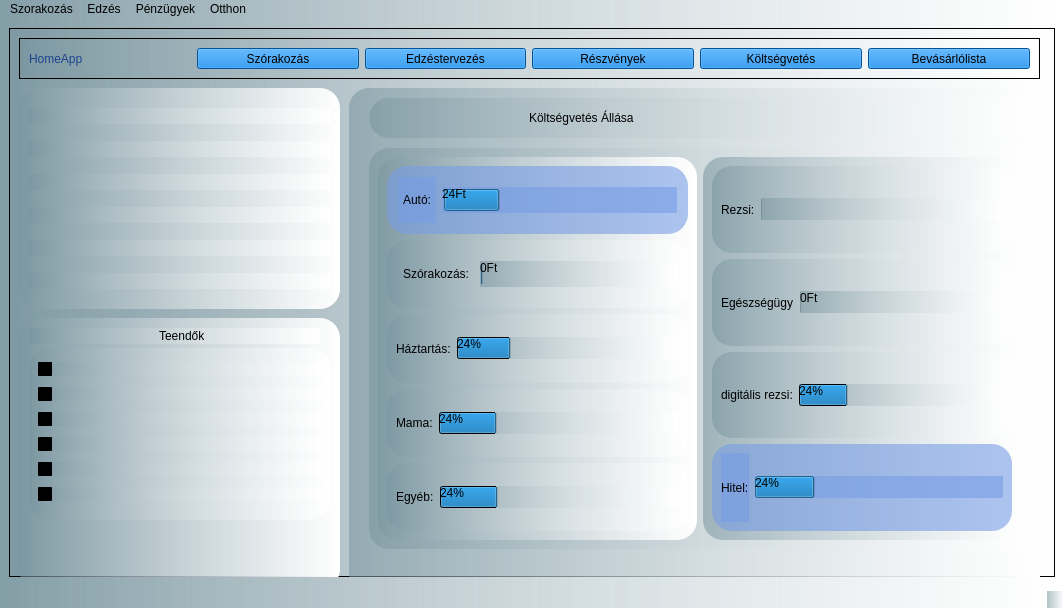
<?xml version="1.0" encoding="UTF-8"?>
<ui version="4.0">
 <class>HomeAppWidget</class>
 <widget class="QMainWindow" name="HomeAppWidget">
  <property name="geometry">
   <rect>
    <x>0</x>
    <y>0</y>
    <width>1064</width>
    <height>608</height>
   </rect>
  </property>
  <property name="windowTitle">
   <string>HomeAppWidget</string>
  </property>
  <property name="styleSheet">
   <string notr="true">background-color: qlineargradient(spread:pad, x1:0, y1:0, x2:1, y2:0, stop:0 rgba(121, 149, 159, 145), stop:1 rgba(255, 255, 255, 255));

color:#000000;

font: 400 13pt &quot;Arial&quot;;
</string>
  </property>
  <widget class="QWidget" name="centralwidget">
   <property name="styleSheet">
    <string notr="true">QLabel {
color:#000000;
background: none

}
Qprogressbar {
color:#000000;



}
</string>
   </property>
   <layout class="QVBoxLayout" name="verticalLayout_3">
    <item>
     <widget class="QFrame" name="frame">
      <property name="frameShape">
       <enum>QFrame::StyledPanel</enum>
      </property>
      <property name="frameShadow">
       <enum>QFrame::Raised</enum>
      </property>
      <widget class="QFrame" name="frame_2">
       <property name="geometry">
        <rect>
         <x>10</x>
         <y>10</y>
         <width>1021</width>
         <height>41</height>
        </rect>
       </property>
       <property name="styleSheet">
        <string notr="true">QPushButton {
background-color:#0275d8;
color: #000000;

}</string>
       </property>
       <property name="frameShape">
        <enum>QFrame::StyledPanel</enum>
       </property>
       <property name="frameShadow">
        <enum>QFrame::Raised</enum>
       </property>
       <layout class="QHBoxLayout" name="horizontalLayout">
        <item>
         <widget class="QLabel" name="label">
          <property name="styleSheet">
           <string notr="true">color: #1C448E</string>
          </property>
          <property name="text">
           <string>HomeApp</string>
          </property>
         </widget>
        </item>
        <item>
         <widget class="QPushButton" name="szorakozasButton">
          <property name="styleSheet">
           <string notr="true">
background-color:#0275d8;
color: #000000;


</string>
          </property>
          <property name="text">
           <string>Szórakozás</string>
          </property>
         </widget>
        </item>
        <item>
         <widget class="QPushButton" name="edzestervezesButton">
          <property name="styleSheet">
           <string notr="true"/>
          </property>
          <property name="text">
           <string>Edzéstervezés</string>
          </property>
         </widget>
        </item>
        <item>
         <widget class="QPushButton" name="reszvenyekButton">
          <property name="styleSheet">
           <string notr="true"/>
          </property>
          <property name="text">
           <string>Részvények</string>
          </property>
         </widget>
        </item>
        <item>
         <widget class="QPushButton" name="koltsegvetesButton">
          <property name="styleSheet">
           <string notr="true"/>
          </property>
          <property name="text">
           <string>Költségvetés</string>
          </property>
         </widget>
        </item>
        <item>
         <widget class="QPushButton" name="bevasarlolistaButton">
          <property name="styleSheet">
           <string notr="true"/>
          </property>
          <property name="text">
           <string>Bevásárlólista</string>
          </property>
         </widget>
        </item>
       </layout>
      </widget>
      <widget class="QFrame" name="frame_3">
       <property name="geometry">
        <rect>
         <x>10</x>
         <y>60</y>
         <width>321</width>
         <height>221</height>
        </rect>
       </property>
       <property name="styleSheet">
        <string notr="true">border-radius: 20px
</string>
       </property>
       <property name="frameShape">
        <enum>QFrame::StyledPanel</enum>
       </property>
       <property name="frameShadow">
        <enum>QFrame::Raised</enum>
       </property>
       <layout class="QVBoxLayout" name="verticalLayout">
        <item>
         <widget class="QLineEdit" name="gyakorlat_1_LineEdit"/>
        </item>
        <item>
         <widget class="QLineEdit" name="gyakorlat_2_lineEdit"/>
        </item>
        <item>
         <widget class="QLineEdit" name="lineEdit_3"/>
        </item>
        <item>
         <widget class="QLineEdit" name="lineEdit_4"/>
        </item>
        <item>
         <widget class="QLineEdit" name="lineEdit_6"/>
        </item>
        <item>
         <widget class="QLineEdit" name="lineEdit_5"/>
        </item>
       </layout>
      </widget>
      <widget class="QFrame" name="frame_4">
       <property name="geometry">
        <rect>
         <x>10</x>
         <y>290</y>
         <width>321</width>
         <height>271</height>
        </rect>
       </property>
       <property name="styleSheet">
        <string notr="true">border-radius: 20px</string>
       </property>
       <property name="frameShape">
        <enum>QFrame::StyledPanel</enum>
       </property>
       <property name="frameShadow">
        <enum>QFrame::Raised</enum>
       </property>
       <widget class="QFrame" name="frame_6">
        <property name="geometry">
         <rect>
          <x>10</x>
          <y>10</y>
          <width>291</width>
          <height>16</height>
         </rect>
        </property>
        <property name="frameShape">
         <enum>QFrame::StyledPanel</enum>
        </property>
        <property name="frameShadow">
         <enum>QFrame::Raised</enum>
        </property>
        <widget class="QLabel" name="label_2">
         <property name="geometry">
          <rect>
           <x>130</x>
           <y>0</y>
           <width>58</width>
           <height>16</height>
          </rect>
         </property>
         <property name="styleSheet">
          <string notr="true">color:#000000;
background: none
</string>
         </property>
         <property name="text">
          <string>Teendők</string>
         </property>
        </widget>
       </widget>
       <widget class="QFrame" name="frame_7">
        <property name="geometry">
         <rect>
          <x>10</x>
          <y>30</y>
          <width>301</width>
          <height>172</height>
         </rect>
        </property>
        <property name="frameShape">
         <enum>QFrame::StyledPanel</enum>
        </property>
        <property name="frameShadow">
         <enum>QFrame::Raised</enum>
        </property>
        <layout class="QVBoxLayout" name="verticalLayout_2">
         <item>
          <widget class="QCheckBox" name="checkBox">
           <property name="text">
            <string/>
           </property>
          </widget>
         </item>
         <item>
          <widget class="QCheckBox" name="checkBox_2">
           <property name="text">
            <string/>
           </property>
          </widget>
         </item>
         <item>
          <widget class="QCheckBox" name="checkBox_3">
           <property name="text">
            <string/>
           </property>
          </widget>
         </item>
         <item>
          <widget class="QCheckBox" name="checkBox_4">
           <property name="text">
            <string/>
           </property>
          </widget>
         </item>
         <item>
          <widget class="QCheckBox" name="checkBox_5">
           <property name="text">
            <string/>
           </property>
          </widget>
         </item>
         <item>
          <widget class="QCheckBox" name="checkBox_6">
           <property name="text">
            <string/>
           </property>
          </widget>
         </item>
        </layout>
       </widget>
      </widget>
      <widget class="QFrame" name="frame_5">
       <property name="geometry">
        <rect>
         <x>340</x>
         <y>60</y>
         <width>691</width>
         <height>571</height>
        </rect>
       </property>
       <property name="styleSheet">
        <string notr="true">border-radius: 20px</string>
       </property>
       <property name="frameShape">
        <enum>QFrame::StyledPanel</enum>
       </property>
       <property name="frameShadow">
        <enum>QFrame::Raised</enum>
       </property>
       <widget class="QFrame" name="frame_8">
        <property name="geometry">
         <rect>
          <x>20</x>
          <y>10</y>
          <width>661</width>
          <height>40</height>
         </rect>
        </property>
        <property name="frameShape">
         <enum>QFrame::StyledPanel</enum>
        </property>
        <property name="frameShadow">
         <enum>QFrame::Raised</enum>
        </property>
        <widget class="QLabel" name="label_3">
         <property name="geometry">
          <rect>
           <x>160</x>
           <y>10</y>
           <width>117</width>
           <height>20</height>
          </rect>
         </property>
         <property name="styleSheet">
          <string notr="true">background: none;
color:#000000
</string>
         </property>
         <property name="text">
          <string>Költségvetés Állása</string>
         </property>
        </widget>
       </widget>
       <widget class="QFrame" name="koltsegvetes_kimutatas">
        <property name="geometry">
         <rect>
          <x>20</x>
          <y>60</y>
          <width>661</width>
          <height>401</height>
         </rect>
        </property>
        <property name="styleSheet">
         <string notr="true">Qframe.TextLabel {
color:#000000;
background: none
}</string>
        </property>
        <property name="frameShape">
         <enum>QFrame::StyledPanel</enum>
        </property>
        <property name="frameShadow">
         <enum>QFrame::Raised</enum>
        </property>
        <layout class="QHBoxLayout" name="horizontalLayout_11">
         <item>
          <widget class="QFrame" name="right_koltsegvetes_frame">
           <property name="frameShape">
            <enum>QFrame::StyledPanel</enum>
           </property>
           <property name="frameShadow">
            <enum>QFrame::Raised</enum>
           </property>
           <layout class="QVBoxLayout" name="verticalLayout_4">
            <item>
             <widget class="QFrame" name="auto_frame">
              <property name="styleSheet">
               <string notr="true">padding: 2px;
background-color: rgba(119, 157, 228, 0.6)</string>
              </property>
              <property name="frameShape">
               <enum>QFrame::StyledPanel</enum>
              </property>
              <property name="frameShadow">
               <enum>QFrame::Raised</enum>
              </property>
              <layout class="QHBoxLayout" name="horizontalLayout_2">
               <item>
                <widget class="QLabel" name="label_4">
                 <property name="text">
                  <string>Autó:</string>
                 </property>
                </widget>
               </item>
               <item>
                <widget class="QProgressBar" name="progressBar">
                 <property name="palette">
                  <palette>
                   <active>
                    <colorrole role="WindowText">
                     <brush brushstyle="SolidPattern">
                      <color alpha="255">
                       <red>0</red>
                       <green>0</green>
                       <blue>0</blue>
                      </color>
                     </brush>
                    </colorrole>
                    <colorrole role="Button">
                     <brush brushstyle="SolidPattern">
                      <color alpha="153">
                       <red>119</red>
                       <green>157</green>
                       <blue>228</blue>
                      </color>
                     </brush>
                    </colorrole>
                    <colorrole role="Text">
                     <brush brushstyle="SolidPattern">
                      <color alpha="255">
                       <red>0</red>
                       <green>0</green>
                       <blue>0</blue>
                      </color>
                     </brush>
                    </colorrole>
                    <colorrole role="ButtonText">
                     <brush brushstyle="SolidPattern">
                      <color alpha="255">
                       <red>0</red>
                       <green>0</green>
                       <blue>0</blue>
                      </color>
                     </brush>
                    </colorrole>
                    <colorrole role="Base">
                     <brush brushstyle="SolidPattern">
                      <color alpha="153">
                       <red>119</red>
                       <green>157</green>
                       <blue>228</blue>
                      </color>
                     </brush>
                    </colorrole>
                    <colorrole role="Window">
                     <brush brushstyle="SolidPattern">
                      <color alpha="153">
                       <red>119</red>
                       <green>157</green>
                       <blue>228</blue>
                      </color>
                     </brush>
                    </colorrole>
                    <colorrole role="PlaceholderText">
                     <brush brushstyle="SolidPattern">
                      <color alpha="128">
                       <red>0</red>
                       <green>0</green>
                       <blue>0</blue>
                      </color>
                     </brush>
                    </colorrole>
                   </active>
                   <inactive>
                    <colorrole role="WindowText">
                     <brush brushstyle="SolidPattern">
                      <color alpha="255">
                       <red>0</red>
                       <green>0</green>
                       <blue>0</blue>
                      </color>
                     </brush>
                    </colorrole>
                    <colorrole role="Button">
                     <brush brushstyle="SolidPattern">
                      <color alpha="153">
                       <red>119</red>
                       <green>157</green>
                       <blue>228</blue>
                      </color>
                     </brush>
                    </colorrole>
                    <colorrole role="Text">
                     <brush brushstyle="SolidPattern">
                      <color alpha="255">
                       <red>0</red>
                       <green>0</green>
                       <blue>0</blue>
                      </color>
                     </brush>
                    </colorrole>
                    <colorrole role="ButtonText">
                     <brush brushstyle="SolidPattern">
                      <color alpha="255">
                       <red>0</red>
                       <green>0</green>
                       <blue>0</blue>
                      </color>
                     </brush>
                    </colorrole>
                    <colorrole role="Base">
                     <brush brushstyle="SolidPattern">
                      <color alpha="153">
                       <red>119</red>
                       <green>157</green>
                       <blue>228</blue>
                      </color>
                     </brush>
                    </colorrole>
                    <colorrole role="Window">
                     <brush brushstyle="SolidPattern">
                      <color alpha="153">
                       <red>119</red>
                       <green>157</green>
                       <blue>228</blue>
                      </color>
                     </brush>
                    </colorrole>
                    <colorrole role="PlaceholderText">
                     <brush brushstyle="SolidPattern">
                      <color alpha="128">
                       <red>0</red>
                       <green>0</green>
                       <blue>0</blue>
                      </color>
                     </brush>
                    </colorrole>
                   </inactive>
                   <disabled>
                    <colorrole role="WindowText">
                     <brush brushstyle="SolidPattern">
                      <color alpha="255">
                       <red>0</red>
                       <green>0</green>
                       <blue>0</blue>
                      </color>
                     </brush>
                    </colorrole>
                    <colorrole role="Button">
                     <brush brushstyle="SolidPattern">
                      <color alpha="153">
                       <red>119</red>
                       <green>157</green>
                       <blue>228</blue>
                      </color>
                     </brush>
                    </colorrole>
                    <colorrole role="Text">
                     <brush brushstyle="SolidPattern">
                      <color alpha="255">
                       <red>0</red>
                       <green>0</green>
                       <blue>0</blue>
                      </color>
                     </brush>
                    </colorrole>
                    <colorrole role="ButtonText">
                     <brush brushstyle="SolidPattern">
                      <color alpha="255">
                       <red>0</red>
                       <green>0</green>
                       <blue>0</blue>
                      </color>
                     </brush>
                    </colorrole>
                    <colorrole role="Base">
                     <brush brushstyle="SolidPattern">
                      <color alpha="153">
                       <red>119</red>
                       <green>157</green>
                       <blue>228</blue>
                      </color>
                     </brush>
                    </colorrole>
                    <colorrole role="Window">
                     <brush brushstyle="SolidPattern">
                      <color alpha="153">
                       <red>119</red>
                       <green>157</green>
                       <blue>228</blue>
                      </color>
                     </brush>
                    </colorrole>
                    <colorrole role="PlaceholderText">
                     <brush brushstyle="SolidPattern">
                      <color alpha="128">
                       <red>0</red>
                       <green>0</green>
                       <blue>0</blue>
                      </color>
                     </brush>
                    </colorrole>
                   </disabled>
                  </palette>
                 </property>
                 <property name="autoFillBackground">
                  <bool>false</bool>
                 </property>
                 <property name="styleSheet">
                  <string notr="true">color:#000000</string>
                 </property>
                 <property name="value">
                  <number>24</number>
                 </property>
                 <property name="invertedAppearance">
                  <bool>false</bool>
                 </property>
                 <property name="format">
                  <string>%vFt</string>
                 </property>
                </widget>
               </item>
              </layout>
             </widget>
            </item>
            <item>
             <widget class="QFrame" name="egeszsegugy_frame">
              <property name="styleSheet">
               <string notr="true">padding: 2px</string>
              </property>
              <property name="frameShape">
               <enum>QFrame::StyledPanel</enum>
              </property>
              <property name="frameShadow">
               <enum>QFrame::Raised</enum>
              </property>
              <layout class="QHBoxLayout" name="horizontalLayout_3">
               <item>
                <widget class="QLabel" name="label_5">
                 <property name="text">
                  <string>Szórakozás:</string>
                 </property>
                </widget>
               </item>
               <item>
                <widget class="QProgressBar" name="progressBar_2">
                 <property name="value">
                  <number>0</number>
                 </property>
                 <property name="invertedAppearance">
                  <bool>false</bool>
                 </property>
                 <property name="textDirection">
                  <enum>QProgressBar::TopToBottom</enum>
                 </property>
                 <property name="format">
                  <string>%vFt</string>
                 </property>
                </widget>
               </item>
              </layout>
             </widget>
            </item>
            <item>
             <widget class="QFrame" name="szorakozas_frame">
              <property name="frameShape">
               <enum>QFrame::StyledPanel</enum>
              </property>
              <property name="frameShadow">
               <enum>QFrame::Raised</enum>
              </property>
              <layout class="QHBoxLayout" name="horizontalLayout_4">
               <item>
                <widget class="QLabel" name="label_6">
                 <property name="text">
                  <string>Háztartás:</string>
                 </property>
                </widget>
               </item>
               <item>
                <widget class="QProgressBar" name="haztartas_progressbar">
                 <property name="value">
                  <number>24</number>
                 </property>
                </widget>
               </item>
              </layout>
             </widget>
            </item>
            <item>
             <widget class="QFrame" name="haztartas_frame">
              <property name="frameShape">
               <enum>QFrame::StyledPanel</enum>
              </property>
              <property name="frameShadow">
               <enum>QFrame::Raised</enum>
              </property>
              <layout class="QHBoxLayout" name="horizontalLayout_5">
               <item>
                <widget class="QLabel" name="label_7">
                 <property name="text">
                  <string>Mama:</string>
                 </property>
                </widget>
               </item>
               <item>
                <widget class="QProgressBar" name="progressBar_4">
                 <property name="value">
                  <number>24</number>
                 </property>
                </widget>
               </item>
              </layout>
             </widget>
            </item>
            <item>
             <widget class="QFrame" name="rezsi_frame">
              <property name="frameShape">
               <enum>QFrame::StyledPanel</enum>
              </property>
              <property name="frameShadow">
               <enum>QFrame::Raised</enum>
              </property>
              <layout class="QHBoxLayout" name="horizontalLayout_10">
               <item>
                <widget class="QLabel" name="label_12">
                 <property name="text">
                  <string>Egyéb:</string>
                 </property>
                </widget>
               </item>
               <item>
                <widget class="QProgressBar" name="progressBar_9">
                 <property name="value">
                  <number>24</number>
                 </property>
                </widget>
               </item>
              </layout>
             </widget>
            </item>
           </layout>
          </widget>
         </item>
         <item>
          <widget class="QFrame" name="left_koltsegvetes_frame">
           <property name="frameShape">
            <enum>QFrame::StyledPanel</enum>
           </property>
           <property name="frameShadow">
            <enum>QFrame::Raised</enum>
           </property>
           <layout class="QVBoxLayout" name="verticalLayout_5">
            <item>
             <widget class="QFrame" name="mama_frame">
              <property name="frameShape">
               <enum>QFrame::StyledPanel</enum>
              </property>
              <property name="frameShadow">
               <enum>QFrame::Raised</enum>
              </property>
              <layout class="QHBoxLayout" name="horizontalLayout_7">
               <item>
                <widget class="QLabel" name="label_9">
                 <property name="text">
                  <string>Rezsi:</string>
                 </property>
                </widget>
               </item>
               <item>
                <widget class="QProgressBar" name="progressBar_6">
                 <property name="value">
                  <number>0</number>
                 </property>
                 <property name="format">
                  <string/>
                 </property>
                </widget>
               </item>
              </layout>
             </widget>
            </item>
            <item>
             <widget class="QFrame" name="egyeb_frame">
              <property name="frameShape">
               <enum>QFrame::StyledPanel</enum>
              </property>
              <property name="frameShadow">
               <enum>QFrame::Raised</enum>
              </property>
              <layout class="QHBoxLayout" name="horizontalLayout_8">
               <item>
                <widget class="QLabel" name="label_10">
                 <property name="text">
                  <string>Egészségügy</string>
                 </property>
                </widget>
               </item>
               <item>
                <widget class="QProgressBar" name="progressBar_7">
                 <property name="styleSheet">
                  <string notr="true"/>
                 </property>
                 <property name="value">
                  <number>0</number>
                 </property>
                 <property name="orientation">
                  <enum>Qt::Horizontal</enum>
                 </property>
                 <property name="format">
                  <string>%vFt</string>
                 </property>
                </widget>
               </item>
              </layout>
             </widget>
            </item>
            <item>
             <widget class="QFrame" name="hitel_frame">
              <property name="frameShape">
               <enum>QFrame::StyledPanel</enum>
              </property>
              <property name="frameShadow">
               <enum>QFrame::Raised</enum>
              </property>
              <layout class="QHBoxLayout" name="horizontalLayout_9">
               <item>
                <widget class="QLabel" name="label_11">
                 <property name="text">
                  <string>digitális rezsi:</string>
                 </property>
                </widget>
               </item>
               <item>
                <widget class="QProgressBar" name="progressBar_8">
                 <property name="value">
                  <number>24</number>
                 </property>
                </widget>
               </item>
              </layout>
             </widget>
            </item>
            <item>
             <widget class="QFrame" name="digitalis_rezsi_frame">
              <property name="styleSheet">
               <string notr="true">background-color: rgba(119, 157, 228, 0.6)</string>
              </property>
              <property name="frameShape">
               <enum>QFrame::StyledPanel</enum>
              </property>
              <property name="frameShadow">
               <enum>QFrame::Raised</enum>
              </property>
              <layout class="QHBoxLayout" name="horizontalLayout_6">
               <item>
                <widget class="QLabel" name="label_8">
                 <property name="text">
                  <string>Hitel:</string>
                 </property>
                </widget>
               </item>
               <item>
                <widget class="QProgressBar" name="progressBar_5">
                 <property name="value">
                  <number>24</number>
                 </property>
                </widget>
               </item>
              </layout>
             </widget>
            </item>
           </layout>
          </widget>
         </item>
        </layout>
       </widget>
      </widget>
     </widget>
    </item>
   </layout>
  </widget>
  <widget class="QMenuBar" name="menubar">
   <property name="geometry">
    <rect>
     <x>0</x>
     <y>0</y>
     <width>1064</width>
     <height>24</height>
    </rect>
   </property>
   <widget class="QMenu" name="menuSzorakoz_s">
    <property name="title">
     <string>Szorakozás</string>
    </property>
    <addaction name="actionFilmek"/>
    <addaction name="actionSorozatok"/>
   </widget>
   <widget class="QMenu" name="menuEdz_s">
    <property name="title">
     <string>Edzés</string>
    </property>
    <addaction name="actionEdz_sterv"/>
    <addaction name="actionTestkompozici"/>
    <addaction name="actionEdz_sadatok_felvitele"/>
   </widget>
   <widget class="QMenu" name="menuP_nz_gyek">
    <property name="title">
     <string>Pénzügyek</string>
    </property>
    <widget class="QMenu" name="menuK_lts_gvet_s">
     <property name="title">
      <string>Költségvetés</string>
     </property>
     <addaction name="actionK_lts_gvet_s_tervez"/>
     <addaction name="actionk_lts_gvet_s_kimutat_sok"/>
     <addaction name="actionStatisztik_k"/>
    </widget>
    <addaction name="menuK_lts_gvet_s"/>
    <addaction name="actionB_rkalkul_tor"/>
    <addaction name="actionMegtakar_t_sok"/>
    <addaction name="actionR_szv_nyek"/>
   </widget>
   <widget class="QMenu" name="menuOtthon">
    <property name="title">
     <string>Otthon</string>
    </property>
    <addaction name="actionHeti_teend_k"/>
    <addaction name="actionNapt_r"/>
    <addaction name="actionKarbantart_s"/>
   </widget>
   <addaction name="menuSzorakoz_s"/>
   <addaction name="menuEdz_s"/>
   <addaction name="menuP_nz_gyek"/>
   <addaction name="menuOtthon"/>
  </widget>
  <widget class="QStatusBar" name="statusbar"/>
  <action name="actionFilmek">
   <property name="text">
    <string>Filmek</string>
   </property>
  </action>
  <action name="actionSorozatok">
   <property name="text">
    <string>Sorozatok</string>
   </property>
  </action>
  <action name="actionEdz_sterv">
   <property name="text">
    <string>Edzésterv</string>
   </property>
  </action>
  <action name="actionTestkompozici">
   <property name="text">
    <string>Testkompozició</string>
   </property>
  </action>
  <action name="actionEdz_sadatok_felvitele">
   <property name="text">
    <string>Edzésadatok felvitele</string>
   </property>
  </action>
  <action name="actionB_rkalkul_tor">
   <property name="text">
    <string>Bérkalkulátor</string>
   </property>
  </action>
  <action name="actionMegtakar_t_sok">
   <property name="text">
    <string>Megtakarítások</string>
   </property>
  </action>
  <action name="actionR_szv_nyek">
   <property name="text">
    <string>Részvények</string>
   </property>
  </action>
  <action name="actionK_lts_gvet_s_tervez">
   <property name="text">
    <string>Költségvetés tervező</string>
   </property>
  </action>
  <action name="actionk_lts_gvet_s_kimutat_sok">
   <property name="text">
    <string>költségvetés kimutatások</string>
   </property>
  </action>
  <action name="actionStatisztik_k">
   <property name="text">
    <string>Statisztikák</string>
   </property>
  </action>
  <action name="actionHeti_teend_k">
   <property name="text">
    <string>Heti teendők</string>
   </property>
  </action>
  <action name="actionNapt_r">
   <property name="text">
    <string>Naptár</string>
   </property>
  </action>
  <action name="actionKarbantart_s">
   <property name="text">
    <string>Karbantartás</string>
   </property>
  </action>
 </widget>
 <resources/>
 <connections/>
</ui>
